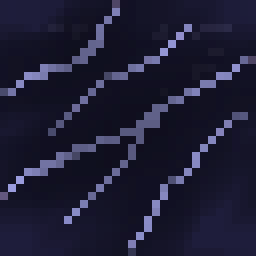
#> input picture assets/floor/abyss_tile.png, 32 x 32 px, given in place of crypt_tile.png, which was not available (shown 8 times larger)
$ python v47_lattice.py
#> lines starting #> are read from the running program, lines starting #| are printed output that depends on the picture; after the words box and inside, x2 and y2 are one past the last pixel; in counts of white or black regions, pixels touching at a corner belong together; pictures that were not available may be replaced by others from this repository, and a replacement may not be noted
#!/usr/bin/env python3
"""V-47 · 바닥 타일이 «벽지»로 읽히는가를 잰다.
     python3 tools/v47_lattice.py [타일.png ...]      (안 주면 구역 일곱 장 전부)

   ★ 왜 판을 굴리지 않고 **파일**을 재는가 — 물을 것은 「이 바닥이 무늬로 읽히는가」다.
     판을 굴리면 층마다 소품·시체·빛이 달라 잡음만 얹힌다([[same-seed-is-not-same-run]]).
     타일 한 장이면 답이 나온다(잡음 0).

   ★ 두 수를 든다. 벽지의 조건은 「자국이 있다」가 아니라 **「빈 들에 자국 몇 개」**다:
     ① **민무늬%** — 중앙값에서 ±2 안쪽인 화소. 바닥이 통째로 한 색이면 100 에 붙는다.
     ② **잉크%**   — 중앙값에서 10 이상 떨어진 화소. 무늬가 얼마나 깔려 있나.
     눈이 격자를 찾는 것은 ①이 높고 ②가 낮을 때다 — 빈 들이 넓을수록 몇 안 되는
     자국이 **좌표로** 읽힌다.

   ★ **문턱은 양성 표본으로 맞췄다**([[pixel-verification-calibration]]).
     눈으로 봐서 멀쩡한 여섯 장(crypt·abyss·bone·rot·sanctum·blood)이 전부 통과하고
     camp 만 떨어지는 자리에 뒀다 — 바닥과 문턱이 멀찍이 떨어진다
     ([[floor-far-from-threshold]]).
       민무늬 ≤ 88%   (좋은 것 49~84 · camp 95)
       잉크   ≥ 8%    (좋은 것 10.7~28.6 · camp 4.4)

   ★ 셋째 수 **밝은잉크%** 는 판정에 안 쓴다 — 「판때기냐」를 말해 주는 참고값이다.
     camp 은 중앙값 **위**가 한 화소도 없다(밝은잉크 0.0) — 파인 자국만 있고 도드라진
     것이 없으니 «칠판에 분필로 그은 것»이 된다.
"""
import sys
from collections import deque
import numpy as np
from PIL import Image

FLAT_MAX, INK_MIN = 88.0, 8.0
ZONES = ["crypt", "rot", "bone", "camp", "sanctum", "blood", "abyss"]


def measure(path):
#> called with path = 'assets/floor/crypt_tile.png'
    im = Image.open(path).convert("L")
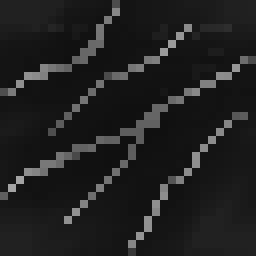
#> im: PIL image 32x32 L (shown 8 times larger); min 16, max 163, mean 32.1
    a = np.asarray(im, dtype=float)
    med = np.median(a)
#> med = 21
    d = a - med
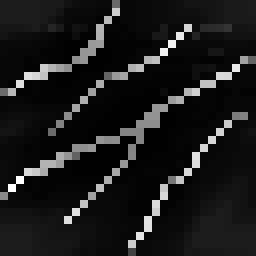
#> d: shape (32, 32) float64 (shown 8 times larger); min -5, max 142, mean 11.1; drawn with min black and max white
    ad = np.abs(d)
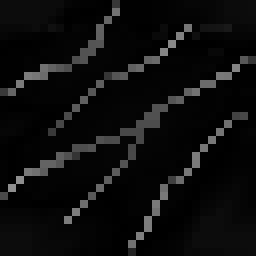
#> ad: shape (32, 32) float64 (shown 8 times larger); min 0, max 142, mean 13.5
    flat = (ad <= 2).mean() * 100
#> flat = 35.84
    ink = (ad >= 10).mean() * 100
#> ink = 19.63
    bright = (d >= 6).mean() * 100
#> bright = 26.86
    # 자국 덩어리 — 타일은 이어 붙으므로 **감싸서** 센다(가장자리 자국이 둘로 갈리면 안 된다)
    m = ad >= 10
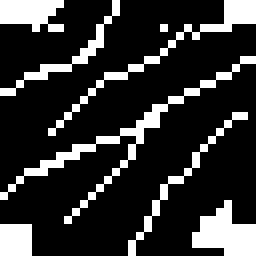
#> m: shape (32, 32) bool (shown 8 times larger); 19.6% white; 8 white regions (2 under 20 px), largest, box (x1, y1, x2, y2) and area: (0, 7, 32, 28) 50, (6, 0, 32, 17) 35, (24, 25, 32, 32) 34, (0, 0, 8, 4) 24, (0, 0, 15, 12) 21, (16, 14, 31, 32) 20
    H, W = m.shape
#> H = 32; W = 32
    seen = np.zeros_like(m)
    sizes = []
    for y in range(H):
        for x in range(W):
            if m[y, x] and not seen[y, x]:
                q = deque([(y, x)]); seen[y, x] = True; s = 0
                while q:
                    cy, cx = q.popleft(); s += 1
                    for dy, dx in ((1, 0), (-1, 0), (0, 1), (0, -1)):
                        ny, nx = (cy + dy) % H, (cx + dx) % W
                        if m[ny, nx] and not seen[ny, nx]:
                            seen[ny, nx] = True; q.append((ny, nx))
                sizes.append(s)
    sizes.sort(reverse=True)
    return dict(flat=flat, ink=ink, bright=bright, marks=len(sizes),
                med=med, ok=(flat <= FLAT_MAX and ink >= INK_MIN))


def main():
    args = sys.argv[1:] or ["assets/floor/%s_tile.png" % z for z in ZONES]
    print("%-30s %8s %7s %9s %7s %6s  %s"
          % ("타일", "민무늬%", "잉크%", "밝은잉크%", "자국수", "중앙", "판정"))
    bad = []
    for p in args:
        r = measure(p)
#> r = {'flat': 35.84, 'ink': 19.63, 'bright': 26.86, 'marks': 58, 'med': 21, 'ok': True}
        print("%-30s %8.1f %7.1f %9.1f %7d %6.0f  %s"
              % (p, r["flat"], r["ink"], r["bright"], r["marks"], r["med"],
                 "통과" if r["ok"] else "★ 벽지"))
#| assets/floor/crypt_tile.png        35.8    19.6      26.9      58     21  통과
        if not r["ok"]:
            bad.append(p)
#> pass 2 of the loop in main, `for p in args:`:
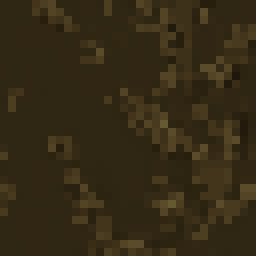
#> input picture assets/floor/rot_tile.png, 32 x 32 px, found by its file name (shown 8 times larger)
#> in measure (call 2), `a = np.asarray(im, dtype=float)`:
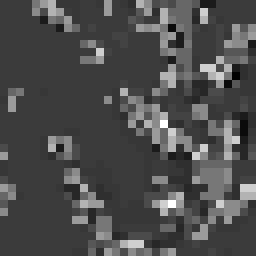
#> a: shape (32, 32) float64 (shown 8 times larger); min 24, max 88, mean 43.4; drawn with min black and max white
#> med = 39
#> flat = 63.57
#> ink = 22.27
#> bright = 24.32
#> in measure (call 2), `m = ad >= 10`:
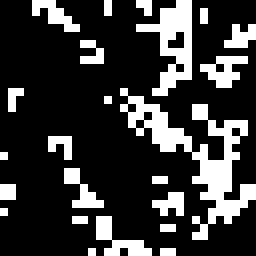
#> m: shape (32, 32) bool (shown 8 times larger); 22.3% white in thin lines or dots
#> r = {'flat': 63.57, 'ink': 22.27, 'bright': 24.32, 'marks': 30, 'med': 39, 'ok': True}
#| assets/floor/rot_tile.png          63.6    22.3      24.3      30     39  통과
    print("\n문턱: 민무늬 ≤ %.0f%% · 잉크 ≥ %.0f%%" % (FLAT_MAX, INK_MIN))
    print("판정: " + ("통과 — 벽지로 읽히는 바닥이 없다" if not bad
                    else "미달 — " + ", ".join(bad)))
    return 0 if not bad else 1


if __name__ == "__main__":
#> (the run stopped early here; a loop or call above may not have finished)
